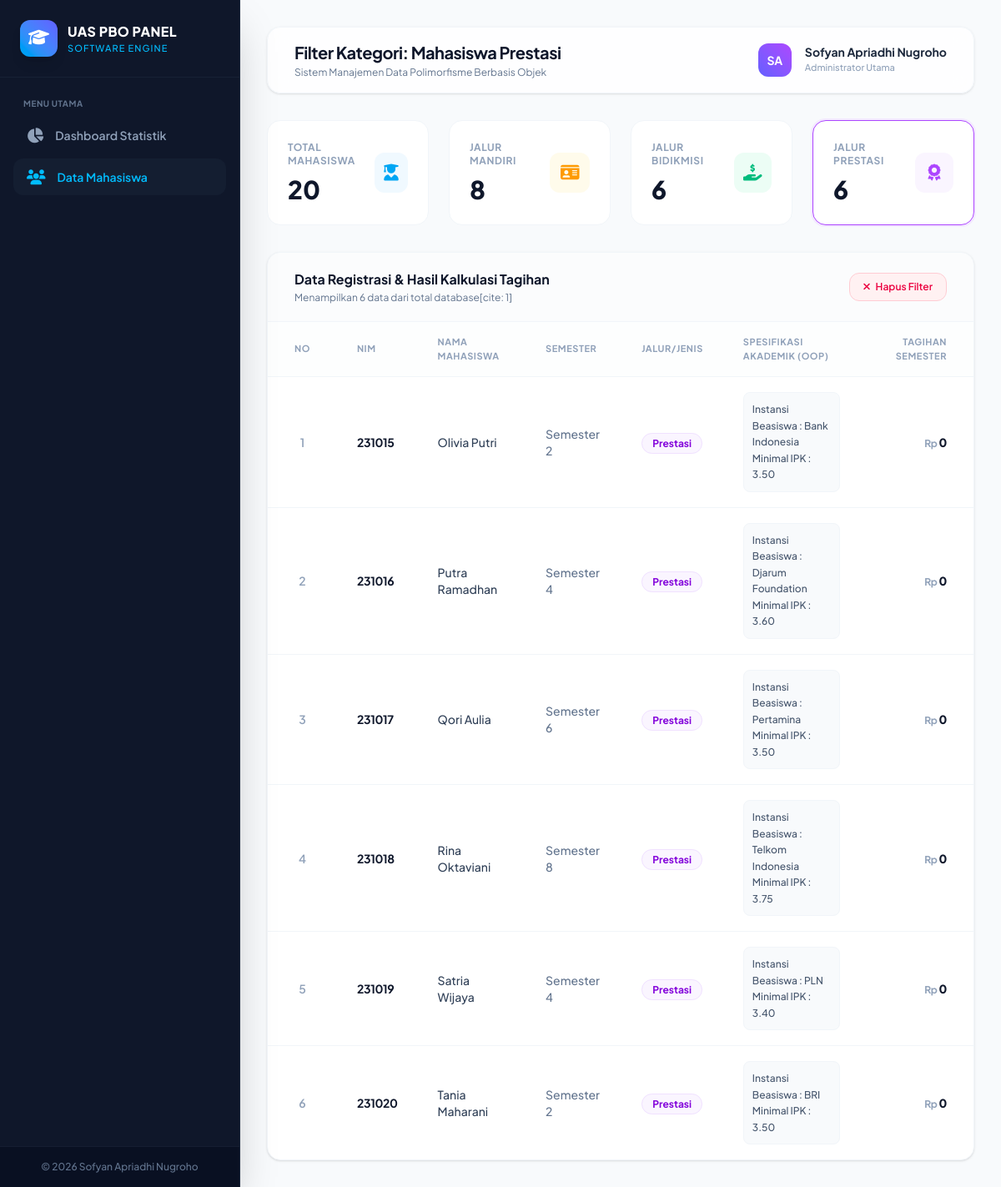
/index.php?filter=prestasi, run on the app's committed database.
### tables this page shows
CREATE TABLE `tabel_mahasiswa` (
  `id_mahasiswa` int NOT NULL,
  `nama_mahasiswa` varchar(100) NOT NULL,
  `nim` varchar(15) NOT NULL,
  `semester` int NOT NULL,
  `tarif_ukt_nominal` decimal(12,2) NOT NULL,
  `jenis_pembayaran` enum('Mandiri','Bidikmisi','Prestasi') NOT NULL,
  `golongan_ukt` varchar(10) DEFAULT NULL,
  `nama_wali` varchar(100) DEFAULT NULL,
  `nomor_kip_kuliah` varchar(30) DEFAULT NULL,
  `dana_saku_subsidi` decimal(12,2) DEFAULT NULL,
  `nama_instansi_beasiswa` varchar(100) DEFAULT NULL,
  `minimal_ipk_syarat` decimal(3,2) DEFAULT NULL
);

### mahasiswa.php (called while the page is built, shortened)
<?php
abstract class Mahasiswa
{
    private $nama_mahasiswa;
    private $nim;
    private $semester;
    private $tarif_ukt_nominal;
    public function __construct($id_mahasiswa, $nama_mahasiswa, $nim, $semester, $tarif_ukt_nominal)
    {
        $this->nama_mahasiswa = $nama_mahasiswa;
        $this->nim = $nim;
        $this->semester = $semester;
        $this->tarif_ukt_nominal = $tarif_ukt_nominal;
    }
    public function getNamaMahasiswa()
    {
        return $this->nama_mahasiswa;
    }
    public function getNim()
    {
        return $this->nim;
    }
    public function getSemester()
    {
        return $this->semester;
    }
    public function getTarifUktNominal()
    {
        return $this->tarif_ukt_nominal;
    }
}
?>

### index.php (the view, shortened to what this page needs)
<?php
require_once "mahasiswa.php";
require_once "MahasiswaPrestasi.php";
$db = new Koneksi();
$conn = $db->getConnection();
$filter = isset($_GET['filter']) ? $_GET['filter'] : 'all';
$queryAll = mysqli_query($conn, "SELECT * FROM tabel_mahasiswa");
$totalMahasiswa = 0;
$totalMandiri = 0;
$totalBidikmisi = 0;
$totalPrestasi = 0;
while ($row = mysqli_fetch_assoc($queryAll)) {
    $totalMahasiswa++;
    if ($row['jenis_pembayaran'] == 'Mandiri') $totalMandiri++;
    if ($row['jenis_pembayaran'] == 'Bidikmisi') $totalBidikmisi++;
    if ($row['jenis_pembayaran'] == 'Prestasi') $totalPrestasi++;
}
if ($filter == 'mandiri') {
    $sql = "SELECT * FROM tabel_mahasiswa WHERE jenis_pembayaran = 'Mandiri' ORDER BY nama_mahasiswa";
} elseif ($filter == 'bidikmisi') {
    $sql = "SELECT * FROM tabel_mahasiswa WHERE jenis_pembayaran = 'Bidikmisi' ORDER BY nama_mahasiswa";
} elseif ($filter == 'prestasi') {
    $sql = "SELECT * FROM tabel_mahasiswa WHERE jenis_pembayaran = 'Prestasi' ORDER BY nama_mahasiswa";
} else {
    $sql = "SELECT * FROM tabel_mahasiswa ORDER BY jenis_pembayaran, nama_mahasiswa";
}
$query = mysqli_query($conn, $sql);
$listMahasiswa = [];
while ($row = mysqli_fetch_assoc($query)) {
    if ($row['jenis_pembayaran'] == 'Mandiri') {
        $listMahasiswa[] = new MahasiswaMandiri(
            $row['id_mahasiswa'],
            $row['nama_mahasiswa'],
            $row['nim'],
            $row['semester'],
            $row['tarif_ukt_nominal'],
            $row['golongan_ukt'],
            $row['nama_wali']
        );
    } elseif ($row['jenis_pembayaran'] == 'Prestasi') {
        $listMahasiswa[] = new MahasiswaPrestasi(
            $row['id_mahasiswa'],
            $row['nama_mahasiswa'],
            $row['nim'],
            $row['semester'],
            $row['tarif_ukt_nominal'],
            $row['nama_instansi_beasiswa'],
            $row['minimal_ipk_syarat']
        );
    }
}
?>
<!DOCTYPE html>
<html lang="id">
<head>
    <script src="https://cdn.jsdelivr.net/npm/@tailwindcss/browser@4"></script>
    <link rel="stylesheet" href="https://cdnjs.cloudflare.com/ajax/libs/font-awesome/6.4.0/css/all.min.css">
</head>
<body class="bg-[#f8fafc] text-slate-800 flex min-h-screen antialiased">
    <aside class="w-72 bg-[#0f172a] text-slate-200 flex flex-col fixed h-screen z-50 shadow-2xl border-r border-slate-800">
        <div class="p-6 flex items-center gap-3 border-b border-slate-800/60">
            <div class="bg-gradient-to-tr from-sky-500 to-indigo-500 p-2.5 rounded-xl shadow-lg">
                <i class="fa-solid fa-graduation-cap text-xl text-white"></i>
            </div>
            <div>
                <h1 class="font-extrabold text-base tracking-wide text-white">UAS PBO PANEL</h1>
                <p class="text-[11px] text-sky-400 font-medium tracking-widest uppercase">Software Engine</p>
            </div>
        </div>
        <nav class="flex-1 px-4 py-6 space-y-1.5">
            <p class="px-3 text-[10px] font-bold text-slate-500 uppercase tracking-wider mb-2">Menu Utama</p>
            <a href="index.php?filter=all" class="flex items-center gap-3.5 px-4 py-3 text-sm font-semibold rounded-xl transition-all duration-300 <?= $filter == 'all' ? 'bg-gradient-to-r from-sky-600 to-indigo-600 text-white shadow-md' : 'text-slate-400 hover:text-sky-400 hover:bg-slate-800/50' ?>">
                <i class="fa-solid fa-chart-pie text-lg"></i>
                <span>Dashboard Statistik</span>
            </a>
            <a href="index.php?filter=all" class="flex items-center gap-3.5 px-4 py-3 text-sm font-semibold rounded-xl transition-all duration-300 <?= $filter != 'all' ? 'text-sky-400 bg-slate-800/40' : 'text-slate-400 hover:text-sky-400 hover:bg-slate-800/50' ?>">
                <i class="fa-solid fa-users text-lg"></i>
                <span>Data Mahasiswa</span>
            </a>
        </nav>
        <div class="p-4 border-t border-slate-800/60 bg-slate-950/40 text-center">
            <p class="text-xs text-slate-500 font-medium">&copy; 2026 Sofyan Apriadhi Nugroho</p>
        </div>
    </aside>
    <main class="ml-72 flex-1 p-8 min-w-0">
        <header class="flex justify-between items-center bg-white/80 backdrop-blur-md px-8 py-4 rounded-2xl shadow-sm border border-slate-100 mb-8 sticky top-4 z-40">
            <div>
                <h2 class="text-xl font-bold text-slate-900 tracking-tight">
                    <?= $filter == 'all' ? 'Semua Ringkasan Akademik' : 'Filter Kategori: Mahasiswa ' . ucfirst($filter) ?>
                </h2>
                <p class="text-xs text-slate-500 mt-0.5">Sistem Manajemen Data Polimorfisme Berbasis Objek</p>
            </div>
            <div class="flex items-center gap-4">
                <div class="w-10 h-10 rounded-xl bg-gradient-to-tr from-indigo-500 to-purple-500 flex items-center justify-center text-white font-bold text-sm">SA</div>
                <div>
                    <p class="text-sm font-bold text-slate-800 leading-none">Sofyan Apriadhi Nugroho</p>
                    <p class="text-[11px] font-medium text-slate-400 mt-1">Administrator Utama</p>
                </div>
            </div>
        </header>
        <div class="grid grid-cols-1 sm:grid-cols-2 lg:grid-cols-4 gap-6 mb-8">
            <a href="index.php?filter=all" class="bg-white p-6 rounded-2xl border flex items-center justify-between group hover:shadow-md transition-all duration-300 <?= $filter == 'all' ? 'border-sky-500 ring-2 ring-sky-100' : 'border-slate-100' ?>">
                <div class="space-y-2">
                    <p class="text-xs font-bold text-slate-400 uppercase tracking-wider">Total Mahasiswa</p>
                    <h3 class="text-3xl font-extrabold text-slate-900"><?= $totalMahasiswa; ?></h3>
                </div>
                <div class="bg-sky-50 text-sky-500 w-12 h-12 rounded-xl flex items-center justify-center text-xl group-hover:scale-110 transition-transform">
                    <i class="fa-solid fa-user-graduate"></i>
                </div>
            </a>
            <a href="index.php?filter=mandiri" class="bg-white p-6 rounded-2xl border flex items-center justify-between group hover:shadow-md transition-all duration-300 <?= $filter == 'mandiri' ? 'border-amber-500 ring-2 ring-amber-100' : 'border-slate-100' ?>">
                <div class="space-y-2">
                    <p class="text-xs font-bold text-slate-400 uppercase tracking-wider">Jalur Mandiri</p>
                    <h3 class="text-3xl font-extrabold text-slate-900"><?= $totalMandiri; ?></h3>
                </div>
                <div class="bg-amber-50 text-amber-500 w-12 h-12 rounded-xl flex items-center justify-center text-xl group-hover:scale-110 transition-transform">
                    <i class="fa-solid fa-id-card"></i>
                </div>
            </a>
            <a href="index.php?filter=bidikmisi" class="bg-white p-6 rounded-2xl border flex items-center justify-between group hover:shadow-md transition-all duration-300 <?= $filter == 'bidikmisi' ? 'border-emerald-500 ring-2 ring-emerald-100' : 'border-slate-100' ?>">
                <div class="space-y-2">
                    <p class="text-xs font-bold text-slate-400 uppercase tracking-wider">Jalur Bidikmisi</p>
                    <h3 class="text-3xl font-extrabold text-slate-900"><?= $totalBidikmisi; ?></h3>
                </div>
                <div class="bg-emerald-50 text-emerald-500 w-12 h-12 rounded-xl flex items-center justify-center text-xl group-hover:scale-110 transition-transform">
                    <i class="fa-solid fa-hand-holding-dollar"></i>
                </div>
            </a>
            <a href="index.php?filter=prestasi" class="bg-white p-6 rounded-2xl border flex items-center justify-between group hover:shadow-md transition-all duration-300 <?= $filter == 'prestasi' ? 'border-purple-500 ring-2 ring-purple-100' : 'border-slate-100' ?>">
                <div class="space-y-2">
                    <p class="text-xs font-bold text-slate-400 uppercase tracking-wider">Jalur Prestasi</p>
                    <h3 class="text-3xl font-extrabold text-slate-900"><?= $totalPrestasi; ?></h3>
                </div>
                <div class="bg-purple-50 text-purple-500 w-12 h-12 rounded-xl flex items-center justify-center text-xl group-hover:scale-110 transition-transform">
                    <i class="fa-solid fa-award"></i>
                </div>
            </a>
        </div>
        <div class="bg-white rounded-2xl shadow-sm border border-slate-100 overflow-hidden">
            <div class="px-8 py-5 border-b border-slate-100 flex justify-between items-center bg-slate-50/50">
                <div>
                    <h3 class="text-base font-bold text-slate-900">Data Registrasi & Hasil Kalkulasi Tagihan</h3>
                    <p class="text-xs text-slate-500 mt-0.5">Menampilkan <?= count($listMahasiswa) ?> data dari total database[cite: 1]</p>
                </div>
                <?php if($filter != 'all'): ?>
                    <a href="index.php?filter=all" class="bg-rose-50 text-rose-600 hover:bg-rose-100 font-semibold text-xs px-4 py-2 rounded-xl border border-rose-200 transition-all">
                        <i class="fa-solid fa-xmark mr-1"></i> Hapus Filter
                    </a>
                <?php endif; ?>
            </div>
            <div class="overflow-x-auto">
                <table class="w-full text-left border-collapse">
                    <thead>
                        <tr class="border-b border-slate-100 bg-slate-50/30">
                            <th class="px-8 py-4 text-[11px] font-bold text-slate-400 uppercase tracking-wider text-center w-16">No</th>
                            <th class="px-6 py-4 text-[11px] font-bold text-slate-400 uppercase tracking-wider">NIM</th>
                            <th class="px-6 py-4 text-[11px] font-bold text-slate-400 uppercase tracking-wider">Nama Mahasiswa</th>
                            <th class="px-6 py-4 text-[11px] font-bold text-slate-400 uppercase tracking-wider">Semester</th>
                            <th class="px-6 py-4 text-[11px] font-bold text-slate-400 uppercase tracking-wider">Jalur/Jenis</th>
                            <th class="px-6 py-4 text-[11px] font-bold text-slate-400 uppercase tracking-wider">Spesifikasi Akademik (OOP)</th>
                            <th class="px-8 py-4 text-[11px] font-bold text-slate-400 uppercase tracking-wider text-right">Tagihan Semester</th>
                        </tr>
                    </thead>
                    <tbody class="divide-y divide-slate-100">
                        <?php
                        if(empty($listMahasiswa)):
                        ?>
                        <tr>
                            <td colspan="7" class="px-8 py-12 text-center text-sm font-medium text-slate-400">Tidak ada data mahasiswa dalam kategori ini.</td>
                        </tr>
                        <?php
                        else:
                        $no = 1;
                        foreach ($listMahasiswa as $mhs) :
                            $jenis = str_replace('Mahasiswa', '', get_class($mhs));
                            if ($jenis == 'Mandiri') {
                                $badgeStyle = "bg-amber-50 text-amber-700 border-amber-200/60";
                            } elseif ($jenis == 'Bidikmisi') {
                                $badgeStyle = "bg-emerald-50 text-emerald-700 border-emerald-200/60";
                            } else {
                                $badgeStyle = "bg-purple-50 text-purple-700 border-purple-200/60";
                            }
                        ?>
                        <tr class="hover:bg-slate-50/80 transition-colors group">
                            <td class="px-8 py-4.5 text-center text-sm font-semibold text-slate-400"><?= $no++; ?></td>
                            <td class="px-6 py-4.5 text-sm font-bold text-slate-900 tracking-tight"><?= $mhs->getNim(); ?></td>
                            <td class="px-6 py-4.5 text-sm font-medium text-slate-700 group-hover:text-indigo-600 transition-colors"><?= $mhs->getNamaMahasiswa(); ?></td>
                            <td class="px-6 py-4.5 text-sm text-slate-500 font-medium">Semester <?= $mhs->getSemester(); ?></td>
                            <td class="px-6 py-4.5">
                                <span class="px-3 py-1 rounded-full text-xs font-bold border <?= $badgeStyle; ?>">
                                    <?= $jenis; ?>
                                </span>
                            </td>
                            <td class="px-6 py-4.5 text-xs text-slate-600 font-medium leading-relaxed">
                                <div class="bg-slate-50 p-2.5 rounded-lg border border-slate-100 group-hover:bg-white transition-colors">
                                    <?= $mhs->tampilkanSpesifikasiAkademik(); ?>
                                  </div>
                            </td>
                            <td class="px-8 py-4.5 text-sm font-extrabold text-slate-900 text-right tracking-tight">
                                <span class="text-xs font-bold text-slate-400 mr-0.5">Rp</span><?= number_format($mhs->hitungTagihanSemester(), 0, ',', '.'); ?>
                            </td>
                        </tr>
                        <?php endforeach; endif; ?>
                    </tbody>
                </table>
            </div>
        </div>
    </main>
</body>
</html>

### MahasiswaPrestasi.php (shortened to what this page needs)
<?php
require_once "Mahasiswa.php";
class MahasiswaPrestasi extends Mahasiswa
{
    private $namaInstansiBeasiswa;
    private $minimalIpkSyarat;
    public function __construct(
        $id_mahasiswa,
        $nama_mahasiswa,
        $nim,
        $semester,
        $tarif_ukt_nominal,
        $namaInstansiBeasiswa,
        $minimalIpkSyarat
    ){
        $this->namaInstansiBeasiswa = $namaInstansiBeasiswa;
        $this->minimalIpkSyarat = $minimalIpkSyarat;
    }
    public function hitungTagihanSemester()
    {
        return $this->getTarifUktNominal() * 0.25;
    }
    public function tampilkanSpesifikasiAkademik()
    {
        return "Instansi Beasiswa : ".$this->namaInstansiBeasiswa.
               "<br>Minimal IPK : ".$this->minimalIpkSyarat;
    }
}
?>

### index.php (style rules this page uses)
body { font-family: 'Plus Jakarta Sans', sans-serif; }

### data on the page
tabel_mahasiswa: nim "231015", nama_mahasiswa "Olivia Putri", semester "2", jenis "Prestasi", nama_instansi_beasiswa "Bank Indonesia", minimal_ipk_syarat "3.50", tarif_ukt_nominal "0"
tabel_mahasiswa: nim "231016", nama_mahasiswa "Putra Ramadhan", semester "4", jenis "Prestasi", nama_instansi_beasiswa "Djarum Foundation", minimal_ipk_syarat "3.60", tarif_ukt_nominal "0"
tabel_mahasiswa: nim "231017", nama_mahasiswa "Qori Aulia", semester "6", jenis "Prestasi", nama_instansi_beasiswa "Pertamina", minimal_ipk_syarat "3.50", tarif_ukt_nominal "0"
tabel_mahasiswa: nim "231018", nama_mahasiswa "Rina Oktaviani", semester "8", jenis "Prestasi", nama_instansi_beasiswa "Telkom Indonesia", minimal_ipk_syarat "3.75", tarif_ukt_nominal "0"
tabel_mahasiswa: nim "231019", nama_mahasiswa "Satria Wijaya", semester "4", jenis "Prestasi", nama_instansi_beasiswa "PLN", minimal_ipk_syarat "3.40", tarif_ukt_nominal "0"
tabel_mahasiswa: nim "231020", nama_mahasiswa "Tania Maharani", semester "2", jenis "Prestasi", nama_instansi_beasiswa "BRI", minimal_ipk_syarat "3.50", tarif_ukt_nominal "0"

### other printed values
$filter "Prestasi"
$totalMahasiswa "20"
$totalMandiri "8"
$totalBidikmisi "6"
$totalPrestasi "6"
count($listMahasiswa) "6"
